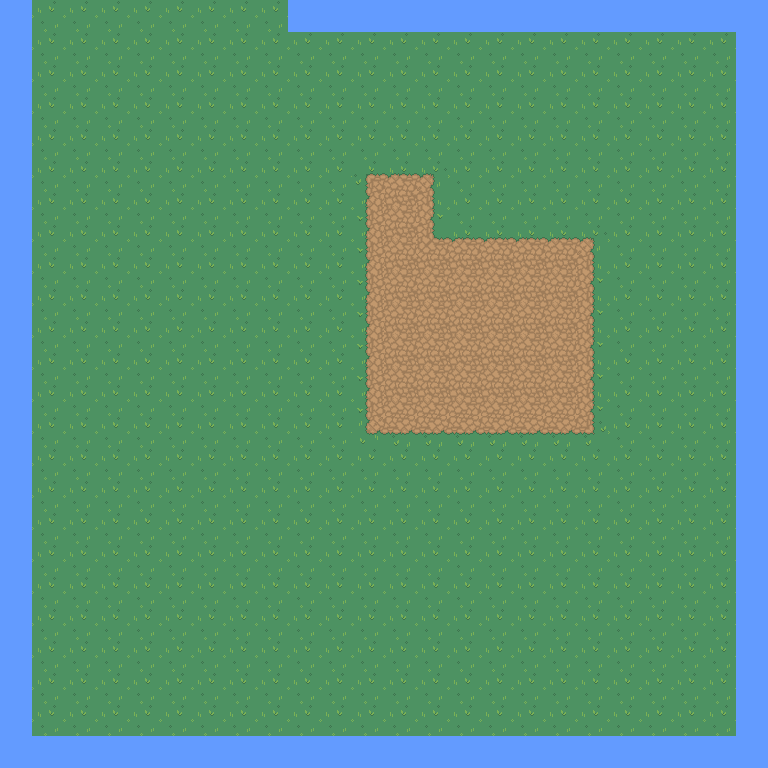

This game map was drawn from its Tiled (.tmx) file and the tilesets committed beside it. A one-line description and the full map source follow:
An orthogonal 24x24 tile map with 32x32 px tiles, 1 tile layer (Tile Layer 1).

<map version="1.9" tiledversion="1.9.2" orientation="orthogonal" renderorder="right-down" width="24" height="24" tilewidth="32" tileheight="32" infinite="0" nextlayerid="2" nextobjectid="1">
 <tileset firstgid="1" source="Nature RPG Tileset.tsx" />
 <layer id="1" name="Tile Layer 1" width="24" height="24">
  <data encoding="csv">
42,41,41,41,41,41,41,41,41,42,42,42,42,42,42,42,42,42,42,42,42,42,42,42,
42,41,41,41,41,41,41,41,41,41,41,41,41,41,41,41,41,41,41,41,41,41,41,42,
42,41,41,41,41,41,41,41,41,41,41,41,41,41,41,41,41,41,41,41,41,41,41,42,
42,41,41,41,41,41,41,41,41,41,41,41,41,41,41,41,41,41,41,41,41,41,41,42,
42,41,41,41,41,41,41,41,41,41,41,41,41,41,41,41,41,41,41,41,41,41,41,42,
42,41,41,41,41,41,41,41,41,41,41,64,102,65,41,41,41,41,41,41,41,41,41,42,
42,41,41,41,41,41,41,41,41,41,41,83,43,81,41,41,41,41,41,41,41,41,41,42,
42,41,41,41,41,41,41,41,41,41,41,83,43,101,102,102,102,102,65,41,41,41,41,42,
42,41,41,41,41,41,41,41,41,41,41,83,43,43,43,43,43,43,81,41,41,41,41,42,
42,41,41,41,41,41,41,41,41,41,41,83,43,43,43,43,43,43,81,41,41,41,41,42,
42,41,41,41,41,41,41,41,41,41,41,83,43,43,43,43,43,43,81,41,41,41,41,42,
42,41,41,41,41,41,41,41,41,41,41,83,43,43,43,43,43,43,81,41,41,41,41,42,
42,41,41,41,41,41,41,41,41,41,41,83,43,43,43,43,43,43,81,41,41,41,41,42,
42,41,41,41,41,41,41,41,41,41,41,84,62,62,62,62,62,62,85,41,41,41,41,42,
42,41,41,41,41,41,41,41,41,41,41,41,41,41,41,41,41,41,41,41,41,41,41,42,
42,41,41,41,41,41,41,41,41,41,41,41,41,41,41,41,41,41,41,41,41,41,41,42,
42,41,41,41,41,41,41,41,41,41,41,41,41,41,41,41,41,41,41,41,41,41,41,42,
42,41,41,41,41,41,41,41,41,41,41,41,41,41,41,41,41,41,41,41,41,41,41,42,
42,41,41,41,41,41,41,41,41,41,41,41,41,41,41,41,41,41,41,41,41,41,41,42,
42,41,41,41,41,41,41,41,41,41,41,41,41,41,41,41,41,41,41,41,41,41,41,42,
42,41,41,41,41,41,41,41,41,41,41,41,41,41,41,41,41,41,41,41,41,41,41,42,
42,41,41,41,41,41,41,41,41,41,41,41,41,41,41,41,41,41,41,41,41,41,41,42,
42,41,41,41,41,41,41,41,41,41,41,41,41,41,41,41,41,41,41,41,41,41,41,42,
42,42,42,42,42,42,42,42,42,42,42,42,42,42,42,42,42,42,42,42,42,42,42,42
</data>
 </layer>
</map>
